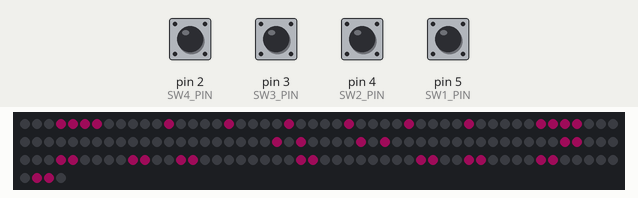
Bench run of a sketch on a simulated Arduino Uno, built with avr-gcc and run on an emulated ATmega328P. Parts: 154 RGB LEDs in strip order, left to right, continuing on the next row. The inputs (shaded band) are chosen by the test bench; at power-on: pin 2 (SW4_PIN), pin 3 (SW3_PIN), pin 4 (SW2_PIN), pin 5 (SW1_PIN) HIGH. Dim RGB values are drawn brighter than linear; random numbers use the default seed unless the sketch sets one.

Above: at 1.2 s.
1.3 s: pin 2 (SW4_PIN) pulled LOW for 1 s
4.9 s: pin 2 (SW4_PIN) pulled LOW for 1 s
7.6 s: pin 2 (SW4_PIN) pulled LOW for 1 s
At 10.2 s:
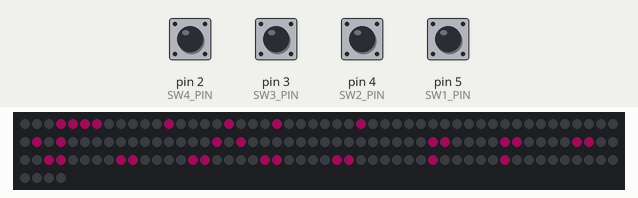
10.3 s: pin 3 (SW3_PIN) pulled LOW for 0.15 s
13.4 s: pin 4 (SW2_PIN) pulled LOW for 0.15 s
At 15.9 s:
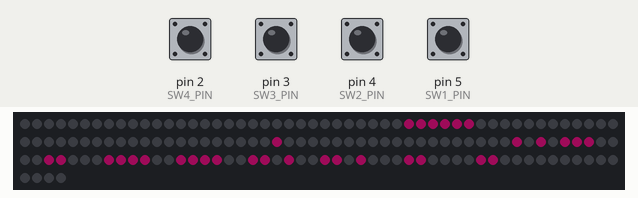
16.5 s: pin 5 (SW1_PIN) pulled LOW for 0.15 s
At 19.1 s:
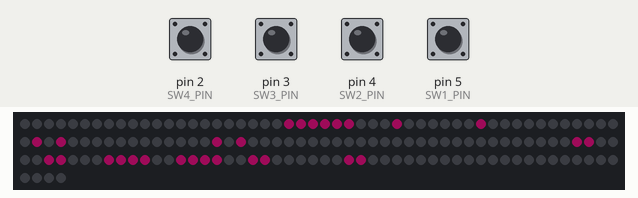
Timing chart, 0 to 20.6 s (numbered marks = the images above; inputs shaded):
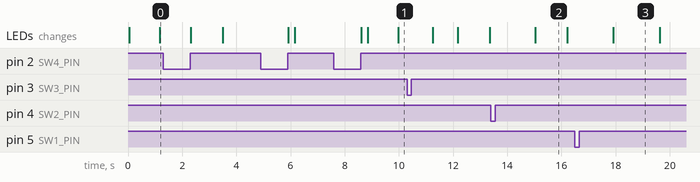

Measured:
- after the input at 7.6 s, the LEDs: first change after 1.0 s (image 1 shows a later state)
- what the display in image 2 shows lasts 1.2 s, from 15.0 s to 16.2 s

The sketch:

rinachan-board.ino
```cpp
#include <FastLED.h>
#include "faces.h"

/* PIN */
#define SW1_PIN 5
#define SW2_PIN 4
#define SW3_PIN 3
#define SW4_PIN 2
#define DATA_PIN 10

/* FastLED */
#define RINA_PINK 0xff1493
#define NUM_LEDS 154
CRGB leds[NUM_LEDS];

/* 各種操作用フラグ */
int brightness = 30;            //default 30
int mode = 1;                   //1:random 2:manual 0:dokipipo
int random_timemode = 1;        //0:random 1:constant
int now_preset = 0;             //selected preset number
int now_preset_size = FACES;    //selected preset size
int now_manualmode_emote = 0;   //selected emotion in manualmode
int automode_preset = 0;        //selected preset in automode (only 0:dokipipo)
int automode_playing = 0;       //playing flag
int automode_waiting_emote = 0; //selected emotion in automode

void setup()
{
  FastLED.addLeds<NEOPIXEL, DATA_PIN>(leds, NUM_LEDS);
  FastLED.setBrightness(brightness);
  pinMode(SW1_PIN, INPUT_PULLUP);
  pinMode(SW2_PIN, INPUT_PULLUP);
  pinMode(SW3_PIN, INPUT_PULLUP);
  pinMode(SW4_PIN, INPUT_PULLUP);
  randomSeed(analogRead(0)); //乱数初期化
}

void loop()
{
  operate_flags_by_switch();
  delay(50);
  operate_emotion_by_flag();
  delay(50);
}

/* スイッチを読み取りフラグ操作 */
void operate_flags_by_switch()
{
  if (digitalRead(SW1_PIN) == LOW)
  {
    while (digitalRead(SW1_PIN) == LOW)
    {
      //長押ししている間何もしない
    };
    sw1();
  }

  if (digitalRead(SW2_PIN) == LOW)
  {
    while (digitalRead(SW2_PIN) == LOW)
    {
      //長押ししている間何もしない
    }
    sw2();
  }

  if (digitalRead(SW3_PIN) == LOW)
  {
    int t = 0; //長押し判定カウンタ
    while (digitalRead(SW3_PIN) == LOW)
    {
      t++;
      delay(5);
    }
    if (t < 50)
    {
      //0.25秒未満は単押し
      sw3(0);
    }
    else
    {
      //それ以上は長押し
      sw3(1);
    }
  }

  if (digitalRead(SW4_PIN) == LOW)
  {
    int t = 0; //長押し判定カウンタ
    while (digitalRead(SW4_PIN) == LOW)
    {
      t++;
      delay(5);
    }
    if (t < 50)
    {
      //0.25秒未満は単押し
      sw4(0);
    }
    else
    {
      //それ以上は長押し
      sw4(1);
    }
  }
}

/* フラグを読み取り表情操作 */
void operate_emotion_by_flag()
{
  /* mode 1 : ランダム randmode */
  if (mode == 1)
  {
    //選択中のプリセットからランダムに取得し表示
    set_face(now_preset, random(now_preset_size));

    //timemode = 1 : 一定間隔で表情切り替え
    if (random_timemode == 1)
    {
      int count = 0;
      while (1)
      {
        //表示中も操作を受け付ける
        operate_flags_by_switch();
        delay(10);
        count++;
        if (count > 100)
        {
          break;
        }
      }
    }

    //timemode = 0 : ランダム間隔で表情切り替え
    else if (random_timemode == 0)
    {
      int count = 0;
      int wait = random(80) + 80; //0.8~1.6sec
      while (1)
      {
        //表示中も操作を受け付ける
        operate_flags_by_switch();
        delay(10);
        count++;
        if (count > wait)
        {
          break;
        }
      }
    }
  }

  /* mode 2 : 手動 manualmode */
  else if (mode == 2)
  {
    //スイッチで前後 表情切り替え、プリセットも？
    set_face(now_preset, now_manualmode_emote);
  }

  /* mode 3 : プリセット再生 automode */
  else if (mode == 0)
  {
    //再生フラグが立つまで任意の表情で待機
    if (automode_playing == 0)
    {
      set_face(0, automode_waiting_emote);
    }
    //再生フラグが立ったらautomode_presetを再生
    else if (automode_playing == 1)
    {
      //*プリセット再生処理*//
      if (automode_preset == 0)
      {
        doki_pipo();
        automode_playing = 0;
      }
      else if (automode_preset == 1)
      {
        /*再生プリセット足すならここに分岐追加*/
      }
    }
  }
}

/* 選んだ表情に光らせる */
void set_face(int preset_no, int face_no)
{
  //対象の表情の要素数と表情配列を取得
  int size = presets_sizelist[preset_no][face_no];
  int *emotion = presets[preset_no][face_no];

  //一旦全部OFF
  set_black();
  //その後表情配列を読みON
  for (int i = 0; i < size; i++)
  {
    leds[emotion[i]] = RINA_PINK;
  }
  FastLED.show();
}

/* 全off */
void set_black()
{
  for (int i = 0; i < NUM_LEDS; i++)
  {
    leds[i] = 0x000000;
  }
}

/* SW1の挙動 */
void sw1()
{
  //randmode時はプリセットを進める
  if (mode == 1)
  {
    now_preset = (now_preset + 1) % PRESETS;
    now_preset_size = presets_sizes[now_preset];
    now_manualmode_emote = 0;
  }

  //manualmode時は表情を一つすすめる
  else if (mode == 2)
  {
    now_manualmode_emote = (now_manualmode_emote + 1) % now_preset_size;
  }

  //automode時は待機表情を一つすすめる
  else if (mode == 0)
  {
    automode_waiting_emote = (automode_waiting_emote + 1) % FACES;
  }
}

/* SW2の挙動 */
void sw2()
{
  //randmode時はプリセットを戻る
  if (mode == 1)
  {
    now_preset--;
    if (now_preset < 0)
    {
      now_preset = PRESETS - 1;
    }
    now_preset_size = presets_sizes[now_preset];
    now_manualmode_emote = 0;
  }
  //manualmode時は表情を一つ戻す
  else if (mode == 2)
  {
    now_manualmode_emote--;
    if (now_manualmode_emote < 0)
    {
      now_manualmode_emote = now_preset_size - 1;
    }
  }
  //automode時は待機表情をランダムにセット
  else if (mode == 0)
  {
    automode_waiting_emote = random(FACES);
  }
}

/* SW3の挙動 */
void sw3(bool is_long)
{
  //randmode時は間隔を切り替える
  if (mode == 1)
  {
    random_timemode = !random_timemode;
  }
  //manualmode時
  else if (mode == 2)
  {
    //短押し時はプリセットをひとつ進める
    if (!is_long)
    {
      now_preset = (now_preset + 1) % PRESETS;
      now_preset_size = presets_sizes[now_preset];
      now_manualmode_emote = 0;
    }
    //長押し時はプリセットをallに
    else if (is_long)
    {
      now_preset = 0;
      now_preset_size = presets_sizes[now_preset];
      now_manualmode_emote = 0;
    }
  }
  //automode時は再生フラグ切り替え
  else if (mode == 0)
  {
    //誤操作防止のため長押し時のみ反応
    if (is_long)
    {
      automode_playing = 1;
    }
  }
}

/* SW4の挙動 */
void sw4(bool is_long)
{
  /*単押しした時 明るさ+20, max100*/
  if (!is_long)
  {
    brightness = (brightness + 20) % 100;
    FastLED.setBrightness(brightness);
  }
  /*長押しした時 modechange*/
  else if (is_long)
  {
    //モード切り替え
    mode = ((mode + 1) % 3);
    changed();
  }
}

/* ドキピポ（仮） */
void doki_pipo()
{
  //とりあえず適当な中身
  set_face(0, 1);
  delay(1000);
  set_face(0, 2);
  delay(800);
  set_face(0, 3);
  delay(800);
  set_face(0, 4);
  delay(500);
  set_face(0, 2);
  delay(800);
  set_face(0, 3);
}

/* モードチェンジインジケータ */
void changed()
{
  if (mode == 0)
  {
    leds[0] = CRGB(255, 0, 0);
  }
  else if (mode == 1)
  {
    leds[0] = CRGB(0, 255, 0);
  }
  else if (mode == 2)
  {
    leds[0] = CRGB(0, 0, 255);
  }

  FastLED.show();
  delay(200);
}
```

Source omitted: faces.h (data table, 3036 bytes)
